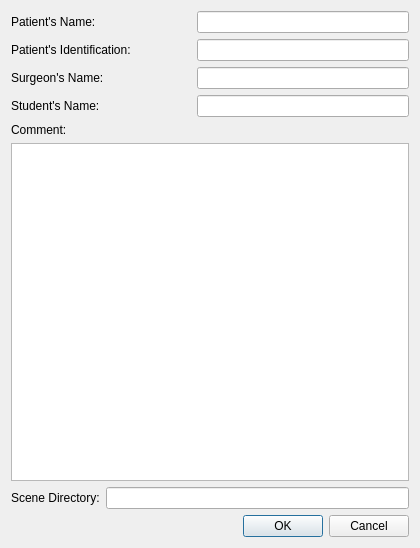
<?xml version="1.0" encoding="UTF-8"?>
<ui version="4.0">
 <class>SceneInfoDialog</class>
 <widget class="QDialog" name="SceneInfoDialog">
  <property name="geometry">
   <rect>
    <x>0</x>
    <y>0</y>
    <width>420</width>
    <height>548</height>
   </rect>
  </property>
  <property name="windowTitle">
   <string>Dialog</string>
  </property>
  <layout class="QVBoxLayout" name="verticalLayout_3">
   <item>
    <layout class="QVBoxLayout" name="verticalLayout_2">
     <item>
      <layout class="QVBoxLayout" name="verticalLayout">
       <item>
        <layout class="QHBoxLayout" name="horizontalLayout">
         <item>
          <widget class="QLabel" name="label">
           <property name="minimumSize">
            <size>
             <width>0</width>
             <height>0</height>
            </size>
           </property>
           <property name="maximumSize">
            <size>
             <width>180</width>
             <height>16777215</height>
            </size>
           </property>
           <property name="text">
            <string>Patient's Name:</string>
           </property>
          </widget>
         </item>
         <item>
          <widget class="QLineEdit" name="patientNameLineEdit">
           <property name="sizePolicy">
            <sizepolicy hsizetype="Preferred" vsizetype="Fixed">
             <horstretch>0</horstretch>
             <verstretch>0</verstretch>
            </sizepolicy>
           </property>
          </widget>
         </item>
        </layout>
       </item>
       <item>
        <layout class="QHBoxLayout" name="horizontalLayout_2">
         <item>
          <widget class="QLabel" name="label_2">
           <property name="minimumSize">
            <size>
             <width>0</width>
             <height>0</height>
            </size>
           </property>
           <property name="maximumSize">
            <size>
             <width>180</width>
             <height>16777215</height>
            </size>
           </property>
           <property name="text">
            <string>Patient's Identification:</string>
           </property>
          </widget>
         </item>
         <item>
          <widget class="QLineEdit" name="patientIdentificationLineEdit">
           <property name="sizePolicy">
            <sizepolicy hsizetype="Preferred" vsizetype="Fixed">
             <horstretch>0</horstretch>
             <verstretch>0</verstretch>
            </sizepolicy>
           </property>
          </widget>
         </item>
        </layout>
       </item>
       <item>
        <layout class="QHBoxLayout" name="horizontalLayout_3">
         <item>
          <widget class="QLabel" name="label_3">
           <property name="minimumSize">
            <size>
             <width>0</width>
             <height>0</height>
            </size>
           </property>
           <property name="maximumSize">
            <size>
             <width>180</width>
             <height>16777215</height>
            </size>
           </property>
           <property name="text">
            <string>Surgeon's Name:</string>
           </property>
          </widget>
         </item>
         <item>
          <widget class="QLineEdit" name="surgeonLineEdit">
           <property name="sizePolicy">
            <sizepolicy hsizetype="Preferred" vsizetype="Fixed">
             <horstretch>0</horstretch>
             <verstretch>0</verstretch>
            </sizepolicy>
           </property>
          </widget>
         </item>
        </layout>
       </item>
       <item>
        <layout class="QHBoxLayout" name="horizontalLayout_4">
         <item>
          <widget class="QLabel" name="label_4">
           <property name="maximumSize">
            <size>
             <width>180</width>
             <height>16777215</height>
            </size>
           </property>
           <property name="text">
            <string>Student's Name:</string>
           </property>
          </widget>
         </item>
         <item>
          <widget class="QLineEdit" name="studentLineEdit">
           <property name="sizePolicy">
            <sizepolicy hsizetype="Preferred" vsizetype="Fixed">
             <horstretch>0</horstretch>
             <verstretch>0</verstretch>
            </sizepolicy>
           </property>
          </widget>
         </item>
        </layout>
       </item>
      </layout>
     </item>
     <item>
      <widget class="QLabel" name="label_5">
       <property name="text">
        <string>Comment:</string>
       </property>
      </widget>
     </item>
     <item>
      <widget class="QPlainTextEdit" name="commentsTextEdit">
       <property name="sizePolicy">
        <sizepolicy hsizetype="MinimumExpanding" vsizetype="MinimumExpanding">
         <horstretch>0</horstretch>
         <verstretch>0</verstretch>
        </sizepolicy>
       </property>
       <property name="minimumSize">
        <size>
         <width>200</width>
         <height>200</height>
        </size>
       </property>
      </widget>
     </item>
     <item>
      <layout class="QHBoxLayout" name="horizontalLayout_6">
       <item>
        <widget class="QLabel" name="label_6">
         <property name="maximumSize">
          <size>
           <width>120</width>
           <height>16777215</height>
          </size>
         </property>
         <property name="text">
          <string>Scene Directory:</string>
         </property>
        </widget>
       </item>
       <item>
        <widget class="QLineEdit" name="sceneDirectoryLineEdit">
         <property name="readOnly">
          <bool>true</bool>
         </property>
        </widget>
       </item>
      </layout>
     </item>
     <item>
      <widget class="QDialogButtonBox" name="buttonBox">
       <property name="orientation">
        <enum>Qt::Horizontal</enum>
       </property>
       <property name="standardButtons">
        <set>QDialogButtonBox::Cancel|QDialogButtonBox::Ok</set>
       </property>
      </widget>
     </item>
    </layout>
   </item>
  </layout>
 </widget>
 <resources/>
 <connections>
  <connection>
   <sender>buttonBox</sender>
   <signal>accepted()</signal>
   <receiver>SceneInfoDialog</receiver>
   <slot>ButtonBoxAccepted()</slot>
   <hints>
    <hint type="sourcelabel">
     <x>248</x>
     <y>254</y>
    </hint>
    <hint type="destinationlabel">
     <x>157</x>
     <y>274</y>
    </hint>
   </hints>
  </connection>
  <connection>
   <sender>buttonBox</sender>
   <signal>rejected()</signal>
   <receiver>SceneInfoDialog</receiver>
   <slot>reject()</slot>
   <hints>
    <hint type="sourcelabel">
     <x>316</x>
     <y>260</y>
    </hint>
    <hint type="destinationlabel">
     <x>286</x>
     <y>274</y>
    </hint>
   </hints>
  </connection>
 </connections>
 <slots>
  <slot>ButtonBoxAccepted()</slot>
  <slot>SceneDirectoryPushButtonClicked()</slot>
 </slots>
</ui>
